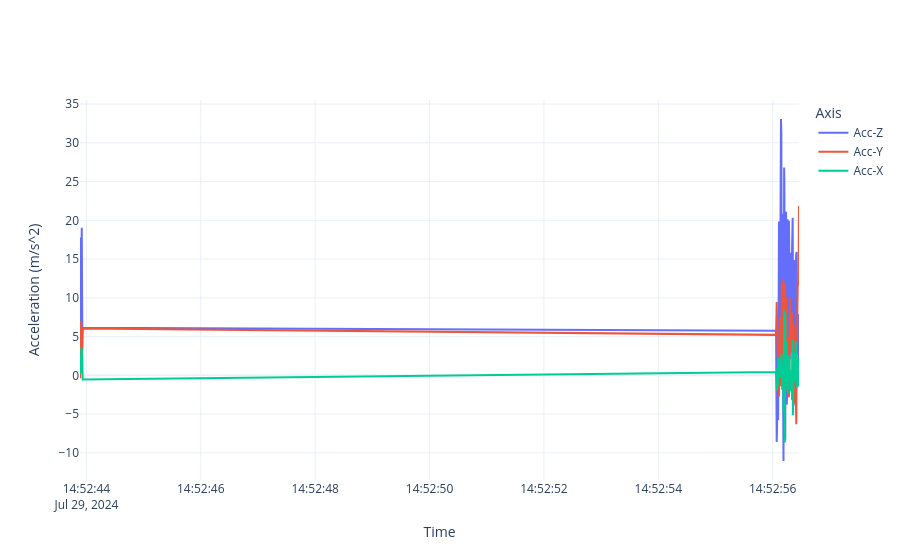

This figure's notebook cell:
### Markdown cell above
## Original DataFrame of a curb

### Code cell
df_combined = pd.read_csv('../../data/Curb/P3/handlebar/Accelerometer/Accelerometer_data_combined.csv')
check_random_curb_before(df_combined)
print_sampling_frequency(df_combined, 'NTP')
